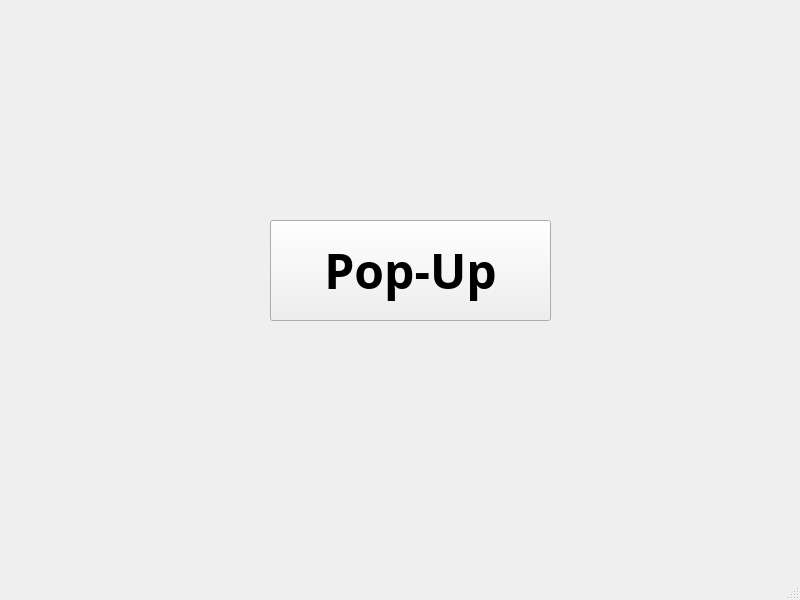
<?xml version="1.0" encoding="UTF-8"?>
<ui version="4.0">
 <class>MainWindow</class>
 <widget class="QMainWindow" name="MainWindow">
  <property name="geometry">
   <rect>
    <x>0</x>
    <y>0</y>
    <width>800</width>
    <height>600</height>
   </rect>
  </property>
  <property name="windowTitle">
   <string>MainWindow</string>
  </property>
  <widget class="QWidget" name="centralwidget">
   <widget class="QPushButton" name="pushButton">
    <property name="geometry">
     <rect>
      <x>270</x>
      <y>220</y>
      <width>281</width>
      <height>101</height>
     </rect>
    </property>
    <property name="font">
     <font>
      <family>Malgun Gothic</family>
      <pointsize>36</pointsize>
      <weight>75</weight>
      <bold>true</bold>
     </font>
    </property>
    <property name="text">
     <string>Pop-Up</string>
    </property>
   </widget>
  </widget>
  <widget class="QMenuBar" name="menubar">
   <property name="geometry">
    <rect>
     <x>0</x>
     <y>0</y>
     <width>800</width>
     <height>26</height>
    </rect>
   </property>
  </widget>
  <widget class="QStatusBar" name="statusbar"/>
 </widget>
 <resources/>
 <connections/>
</ui>
